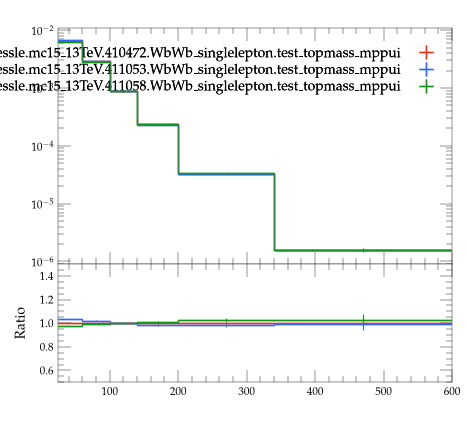

Recreate this plot in Python.
#! /usr/bin/env python3

# This Python script was auto-generated using YODA v2.1.2.
# Analysis object: /WbWb_singlelepton/pT_bjet2
# Timestamp: 07-08-2026 (09:26:45)

import matplotlib as mpl
import matplotlib.pyplot as plt
mpl.use('Agg') # comment out for interactive use
import os
import numpy as np
from numpy import nan, inf

plotDir = os.path.split(os.path.realpath(__file__))[0]
if 'YODA_USER_PLOT_PATH' in globals():
    plot_outdir = globals()['YODA_USER_PLOT_PATH']
else:
    plot_outdir = plotDir

#plot style
plt.style.use(os.path.join(plotDir, '../default.mplstyle'))
# plot metadata
figW, figH = plt.rcParams['figure.figsize']
ax_xLabel = ''
ax_yLabel = ''
ax_title  = ''
ax_xScale = 'linear'
ax_yScale = 'log'
xLims = (25.0, 600.0)
yLims = (9e-07, 0.011000000000000001)

# TeX-friendly labels for the legend
labels = {
  'legend' : ([ r"user.johessle.mc15\_13TeV.410472.WbWb\_singlelepton.test\_topmass\_mppui", r"user.johessle.mc15\_13TeV.411053.WbWb\_singlelepton.test\_topmass\_mppui", r"user.johessle.mc15\_13TeV.411058.WbWb\_singlelepton.test\_topmass\_mppui" ], r""),
}

# Adjust canvas width and height
canvasW = 10.0
canvasH = 9.0
figW *= canvasW/10.
figH *= canvasH/9.

# Create figure and axis objects
fig, (ax, ratio0_ax) = plt.subplots(2, 1, sharex=True,
                  figsize=(figW,figH), gridspec_kw={'height_ratios': (6.0, 3.0)})

# Set figure margins
plt.subplots_adjust(
    left   = 1.0 * plt.rcParams['figure.subplot.left'],
    right  = 1.0 * plt.rcParams['figure.subplot.right'],
    top    = 1.0 * plt.rcParams['figure.subplot.top'],
    bottom = 1.0 * plt.rcParams['figure.subplot.bottom'])

ratio0_ax.yaxis.set_major_locator(mpl.ticker.MultipleLocator(0.2))
ratio0_ax.set_ylim(0.5, 1.4999)
ratio0_ax.set_ylabel('Ratio')

# the numerical data is stored in a separate file
dataf = dict()
prefix = os.path.split(__file__)[0]
if prefix:    prefix = prefix + '/'
exec(open(prefix+'pT_bjet2__data.py').read(), dataf)


legend_handles = dict() # keep track of handles for the legend

# style options for curves
# starts at zorder>=5 to draw curve on top of legend
styles = {
  'user.johessle.mc15_13TeV.410472.WbWb_singlelepton.test_topmass_mppui.yoda': {
    'color' : '#EE3311',
    'linestyle' : '-',
    'lineopacity' : 1.0,
    'linewidth' : 1,
    'marker' : 'none',
    'markersize' : 2,
    'capsize' : 0.0,
    'zorder' : 5,
    'histstyle' : 1,
    'drawstyle' : 'steps-pre',
    'xerrorbars' : 1,
    'yerrorbars' : 1,
    'fillcolor' : None,
    'fillopacity' : 1.0,
    'ratio0_linestyle' : '-',
    'ratio0_lineopacity' : 1.0,
    'ratio0_linewidth' : 1,
    'ratio0_marker' : 'none',
    'ratio0_markersize' : 2,
    'ratio0_capsize' : 0.0,
    'ratio0_zorder' : 5,
    'ratio0_histstyle' : 1,
    'ratio0_drawstyle' : 'steps-pre',
    'ratio0_xerrorbars' : 1,
    'ratio0_yerrorbars' : 1,
  },
  'user.johessle.mc15_13TeV.411053.WbWb_singlelepton.test_topmass_mppui.yoda': {
    'color' : '#3366FF',
    'linestyle' : '-',
    'lineopacity' : 1.0,
    'linewidth' : 1,
    'marker' : 'none',
    'markersize' : 2,
    'capsize' : 0.0,
    'zorder' : 6,
    'histstyle' : 1,
    'drawstyle' : 'steps-pre',
    'xerrorbars' : 1,
    'yerrorbars' : 1,
    'fillcolor' : None,
    'fillopacity' : 1.0,
    'ratio0_linestyle' : '-',
    'ratio0_lineopacity' : 1.0,
    'ratio0_linewidth' : 1,
    'ratio0_marker' : 'none',
    'ratio0_markersize' : 2,
    'ratio0_capsize' : 0.0,
    'ratio0_zorder' : 6,
    'ratio0_histstyle' : 1,
    'ratio0_drawstyle' : 'steps-pre',
    'ratio0_xerrorbars' : 1,
    'ratio0_yerrorbars' : 1,
  },
  'user.johessle.mc15_13TeV.411058.WbWb_singlelepton.test_topmass_mppui.yoda': {
    'color' : '#109618',
    'linestyle' : '-',
    'lineopacity' : 1.0,
    'linewidth' : 1,
    'marker' : 'none',
    'markersize' : 2,
    'capsize' : 0.0,
    'zorder' : 7,
    'histstyle' : 1,
    'drawstyle' : 'steps-pre',
    'xerrorbars' : 1,
    'yerrorbars' : 1,
    'fillcolor' : None,
    'fillopacity' : 1.0,
    'ratio0_linestyle' : '-',
    'ratio0_lineopacity' : 1.0,
    'ratio0_linewidth' : 1,
    'ratio0_marker' : 'none',
    'ratio0_markersize' : 2,
    'ratio0_capsize' : 0.0,
    'ratio0_zorder' : 7,
    'ratio0_histstyle' : 1,
    'ratio0_drawstyle' : 'steps-pre',
    'ratio0_xerrorbars' : 1,
    'ratio0_yerrorbars' : 1,
  },
}

# curve from input yoda files in main panel
for label, yvals in dataf['yvals'].items():
    if all(np.isnan(v) for v in dataf['yvals'][label]):
        continue
    tmp = None
    if styles[label]['histstyle']: # draw as histogram
        xpos = dataf['xedges'][label] if styles[label]['drawstyle'] else dataf['xpoints'][label]
        ypos = np.insert(yvals, 0, yvals[0]) if styles[label]['drawstyle'] else yvals
        if styles[label]['fillcolor']: # fill area below curve
            ax.fill_between(xpos, ypos, step='pre',
                            color=styles[label]['fillcolor'],
                            alpha=styles[label]['fillopacity'])
        tmp, = ax.plot(xpos, ypos,
                       color=styles[label]['color'],
                       linestyle=styles[label]['linestyle'],
                       alpha=styles[label]['lineopacity'],
                       linewidth=styles[label]['linewidth'],
                       drawstyle=styles[label]['drawstyle'], solid_joinstyle='miter',
                       zorder=styles[label]['zorder'], label=label)
    tmp = ax.errorbar(dataf['xpoints'][label], yvals,
                      xerr=np.array(dataf['xerrs'][label])*styles[label]['xerrorbars'],
                      yerr=np.array(dataf['yerrs'][label])*styles[label]['yerrorbars'],
                      fmt=styles[label]['marker'], capsize=styles[label]['capsize'],
                      alpha=styles[label]['lineopacity'],
                      markersize=styles[label]['markersize'],
                      ecolor=styles[label]['color'],
                      color=styles[label]['color'], zorder=styles[label]['zorder'])
    tmp[-1][0].set_linestyle(styles[label]['linestyle'])
    tmp[-1][0].set_linewidth(styles[label]['linewidth'])
    if label in dataf['add_legend_handle']:  legend_handles[label] = tmp
    for varLabel in dataf['variation_yvals'].keys():
        if varLabel.startswith(label):
            tmp, = ax.plot(dataf['xedges'][label], dataf['variation_yvals'][varLabel],
                           color=styles[label]['color'],
                           linestyle=styles[label]['linestyle'],
                           linewidth=styles[label]['linewidth'],
                           drawstyle='steps-pre', solid_joinstyle='miter',
                           zorder=styles[label]['zorder'], alpha=0.5)


# plots on ratio panel
# curve from input yoda files in ratio panel
for label, yvals in dataf['ratio0_yvals'].items():
    if all(np.isnan(v) for v in yvals):
        continue
    if styles[label]['ratio0_histstyle']: # plot as histogram
        xpos = dataf['xedges']['user.johessle.mc15_13TeV.410472.WbWb_singlelepton.test_topmass_mppui.yoda'] if styles[label]['ratio0_drawstyle'] else dataf['xpoints']['user.johessle.mc15_13TeV.410472.WbWb_singlelepton.test_topmass_mppui.yoda']
        ypos = np.insert(yvals, 0, yvals[0]) if styles[label]['ratio0_drawstyle'] else yvals
        ratio0_ax.plot(xpos, ypos,
                       color=styles[label]['color'],
                       linewidth=styles[label]['linewidth'],
                       linestyle=styles[label]['ratio0_linestyle'],
                       alpha=styles[label]['ratio0_lineopacity'],
                       drawstyle=styles[label]['ratio0_drawstyle'], zorder=styles[label]['zorder'],
                       solid_joinstyle='miter')
    tmp = ratio0_ax.errorbar(dataf['xpoints']['user.johessle.mc15_13TeV.410472.WbWb_singlelepton.test_topmass_mppui.yoda'], yvals,
                             xerr=np.array(dataf['ref_xerrs'])*styles[label]['ratio0_xerrorbars'],
                             yerr=np.array(dataf['ratio0_yerrs'][label])*styles[label]['ratio0_yerrorbars'],
                             fmt=styles[label]['ratio0_marker'], capsize=styles[label]['ratio0_capsize'],
                             alpha=styles[label]['ratio0_lineopacity'],
                             markersize=styles[label]['ratio0_markersize'],
                             ecolor=styles[label]['color'],
                             color=styles[label]['color'])
    tmp[-1][0].set_linestyle(styles[label]['ratio0_linestyle'])
    tmp[-1][0].set_linewidth(styles[label]['ratio0_linewidth'])

    for varlabel in dataf['ratio0_variation_vals'].keys():
        if varlabel.startswith(label):
            ratio0_ax.plot(dataf['xedges']['user.johessle.mc15_13TeV.410472.WbWb_singlelepton.test_topmass_mppui.yoda'],
                            dataf['ratio0_variation_vals'][varlabel],
                            color=styles[label]['color'],
                            linestyle=styles[label]['linestyle'],
                            linewidth=styles[label]['linewidth'],
                            drawstyle='steps-pre', solid_joinstyle='miter',
                            zorder=1, alpha=0.5)

legend_items = list(legend_handles.values())
ax.add_artist(ax.legend(legend_items,
                        labels['legend'][0],
                        title=labels['legend'][1],
                        alignment='right',
                        loc='upper right',
                        bbox_to_anchor=(1.0, 0.97),markerfirst=False))

# set plot metadata as defined above
ratio0_ax.set_xlabel(ax_xLabel)
ratio0_ax.xaxis.set_label_coords(1., -0.15)
ax.set_ylabel(ax_yLabel, ha='right', va='top')
ax.yaxis.set_label_coords(-0.11, 1.0)
ax.set_title(ax_title, loc='left')
ax.set_xscale(ax_xScale)
ax.set_yscale(ax_yScale)
ratio0_ax.set_yscale('linear')
ax.set_xlim(xLims)
ax.set_ylim(yLims)

# tick formatting
plt.rcParams['xtick.top'] = True
plt.rcParams['ytick.right'] = True
ax.yaxis.set_major_locator(mpl.ticker.LogLocator(base=10.0, numticks=np.inf))
ax.yaxis.set_minor_locator(mpl.ticker.LogLocator(
                           base=10.0, subs=np.arange(0.1, 1, 0.1), numticks=np.inf))
fig.align_ylabels((ax, ratio0_ax))
plt.savefig(os.path.join(plot_outdir, 'pT_bjet2.pdf'), format='PDF')
plt.savefig(os.path.join(plot_outdir, 'pT_bjet2.png'), format='PNG')

plt.close(fig)
